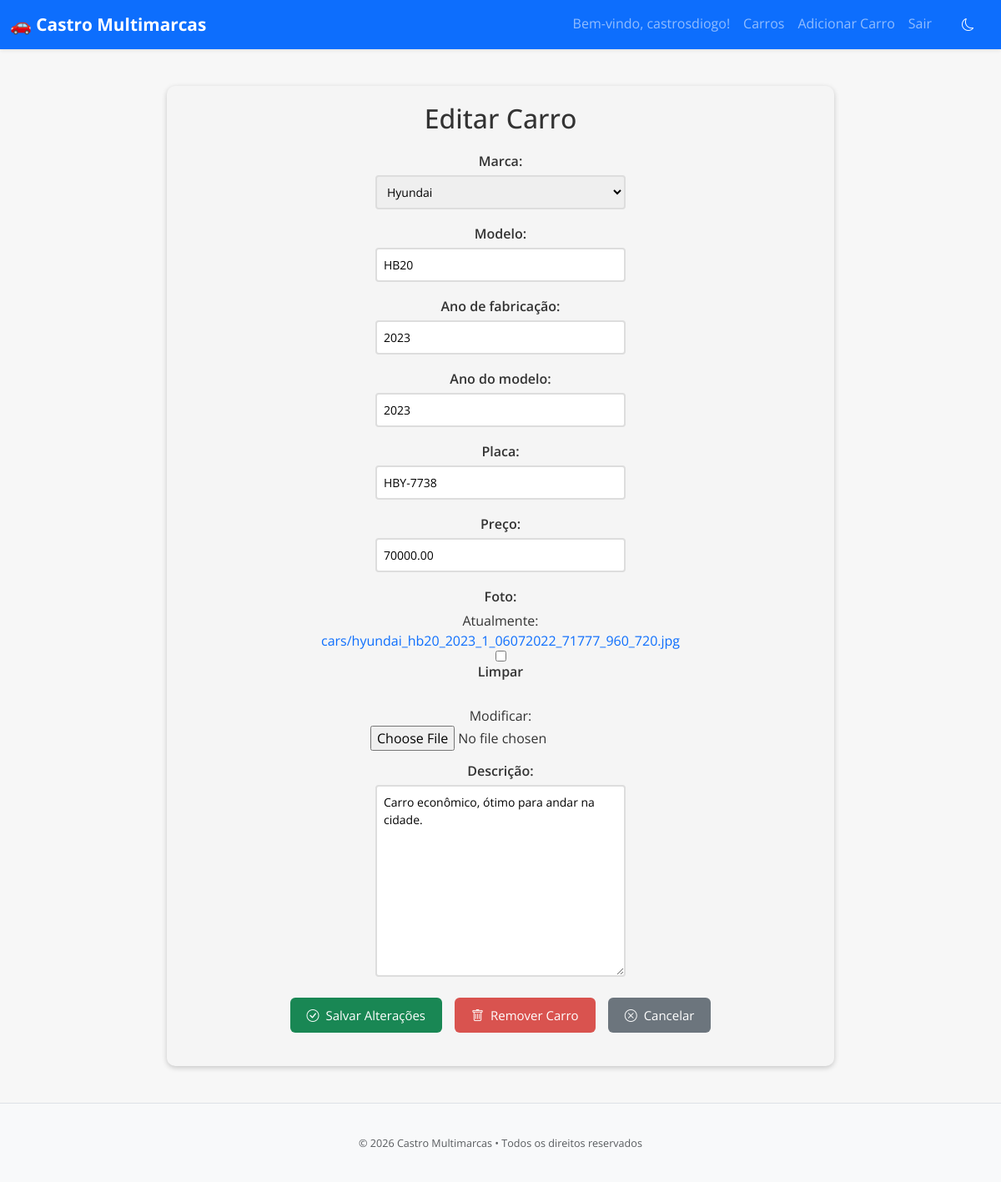
The app's page /car/5/update/ (signed in) with its own data.
### cars/models.py (models this page shows, shortened)
class Car(models.Model):
    id = models.AutoField(primary_key=True)
    model = models.CharField(max_length=100)
    brand = models.ForeignKey(Brand, on_delete=models.PROTECT, related_name='car_brand')
    factory_year = models.IntegerField(blank=True, null=True)
    model_year = models.IntegerField(blank=True, null=True)
    plate = models.CharField(max_length=20, blank=True, null=True)
    value = models.DecimalField(blank=True, null=True, max_digits=10, decimal_places=2)
    photo = models.ImageField(upload_to='cars/', blank=True, null=True)
    bio = models.TextField(blank=True, null=True)

### cars/views.py (the view, shortened to what this page needs)
# urls.py: path('car/<int:pk>/update/', CarUpdateView.as_view(), name='car_update'),
@method_decorator(login_required(login_url=reverse_lazy('login')), name='dispatch')
class CarUpdateView(UpdateView):
    model = Car
    form_class = CarModelForm
    template_name = 'car_update.html'

### cars/forms.py (shortened to what this page needs)
class CarModelForm(forms.ModelForm):
    class Meta:
        model = Car
        fields = '__all__'

### cars/models.py (called while the page is built)
    def __str__(self):
        return self.name

### cars/templates/car_update.html (shortened to what this page needs)
{% extends 'base.html' %}
{% block content %}
{% load static %}
  <link rel="stylesheet" href="{% static 'css/car_update.css' %}">
  <form method="post" enctype="multipart/form-data">
    <h1>Editar Carro</h1>
    <div class="form-group">
      <label>Marca: </label>
      {{ form.brand }}
    </div>
    <div class="form-group">
      <label>Modelo: </label>
      {{ form.model }}
    </div>
    <div class="form-group">
      <label>Ano de fabricação: </label>
      {{ form.factory_year }}
    </div>
    <div class="form-group">
      <label>Ano do modelo: </label>
      {{ form.model_year }}
    </div>
    <div class="form-group">
      <label>Placa: </label>
      {{ form.plate }}
    </div>
    <div class="form-group">
      <label>Preço: </label>
      {{ form.value }}
    </div>
    <div class="form-group">
      <label>Foto: </label>
      {{ form.photo }}
    </div>
    <div class="form-group">
      <label>Descrição: </label>
      {{ form.bio }}
    </div>
    <div class="buttons-container">
      <button type="submit" class="btn btn-success"><i class="bi bi-check-circle me-2"></i>Salvar Alterações</button>
      <a href="{% url 'car_delete' pk=object.pk %}" class="btn btn-danger"><i class="bi bi-trash me-2"></i>Remover Carro</a>
      <a href="{% url 'cars_list' %}" class="btn btn-secondary"><i class="bi bi-x-circle me-2"></i>Cancelar</a>
    </div>
  </form>
{% endblock %}

### app/templates/base.html (shortened to what this page needs)
<!DOCTYPE html>
<html lang="pt-br" data-bs-theme="light">
<head>
  <link href="https://cdn.jsdelivr.net/npm/bootstrap@5.3.2/dist/css/bootstrap.min.css" rel="stylesheet">
  <link href="https://cdn.jsdelivr.net/npm/bootstrap-icons@1.11.3/font/bootstrap-icons.css" rel="stylesheet">
  {% load static %}
  <link rel="stylesheet" href="{% static 'css/style.css' %}">
</head>
<body class="d-flex flex-column min-vh-100">
  <header>
    <nav class="navbar navbar-expand-lg navbar-dark bg-primary shadow-sm">
      <div class="container-fluid">
        <a class="navbar-brand fw-bold" href="{% url 'cars_list' %}">
          🚗 Castro Multimarcas
        </a>
        <div class="collapse navbar-collapse" id="navbarNav">
          <ul class="navbar-nav ms-auto">
            {% if user.is_authenticated %}
              <li class="nav-item">
                <span class="nav-link">Bem-vindo, {{ user.username }}!</span>
              </li>
              <li class="nav-item">
                <a class="nav-link" href="{% url 'cars_list' %}">Carros</a>
              </li>
              <li class="nav-item">
                <a class="nav-link" href="{% url 'new_car' %}">Adicionar Carro</a>
              </li>
              <li class="nav-item">
                <a class="nav-link" href="{% url 'logout' %}">Sair</a>
              </li>
            {% endif %}
              <button id="theme-toggle" class="btn btn-outline-light ms-2">
              </button>
          </ul>
        </div>
      </div>
    </nav>
  </header>
  <main class="container py-4 flex-grow-1">
    {% block content %}
    {% endblock %}
  </main>
<footer class="bg-body-tertiary border-top mt-auto py-3">
  <div class="container text-center">
    <small class="text-muted">
      © 2026 Castro Multimarcas • Todos os direitos reservados
    </small>
  </div>
</footer>
</body>
</html>

### app/static/css/style.css (style rules this page uses)
body { font-family: 'Open Sans', sans-serif; background-color: #f7f7f7; color: #333; margin: 0; padding: 0; display: flex; flex-direction: column; }
main { max-width: 1200px; }
.navbar { background-color: #0096c7; }
.navbar-brand { font-weight: bold; font-size: 1.3rem; }
.nav-link { transition: background-color 0.3s ease, color 0.3s ease; }
footer { background-color: #e9ecef; color: #333; padding: 20px; text-align: center; font-size: 0.9rem; }
.container { margin-top: 20px; margin-bottom: 20px; }

### cars/static/css/car_update.css (style rules this page uses)
form { max-width: 800px; margin: 0 auto; padding: 20px; background-color: #f5f5f5; border-radius: 10px; box-shadow: 0 2px 6px rgba(0, 0, 0, 0.2); }
form h1 { font-size: 2rem; margin-bottom: 20px; text-align: center; }
.form-group { display: flex; flex-direction: column; margin-bottom: 12px; align-items: center; }
.form-group label { font-weight: 600; margin-bottom: 5px; }
input[type="text"], input[type="number"], select, textarea { padding: 8px; font-size: 14px; border: 2px solid #ddd; border-radius: 4px; width: 100%; max-width: 300px; margin-bottom: 5px; transition: border-color 0.3s ease-in-out; }
.btn { display: inline-block; color: #fff; border: none; padding: 10px 20px; font-size: 15px; border-radius: 6px; cursor: pointer; transition: background-color 0.3s ease-in-out; text-align: center; text-decoration: none; }
.btn-danger { background-color: #d9534f; }
.btn-secondary { background-color: #6c757d; }
.buttons-container { display: flex; justify-content: center; gap: 15px; margin: 20px 0; }
a { text-decoration: none; }

### records on screen
Car: brand "Hyundai", model "HB20", factory_year "2023", model_year "2023", plate "HBY-7738", value "70000.00", bio "Carro econômico, ótimo para andar na cidade."

### other values on screen
{{ user.username }} "castrosdiogo"
